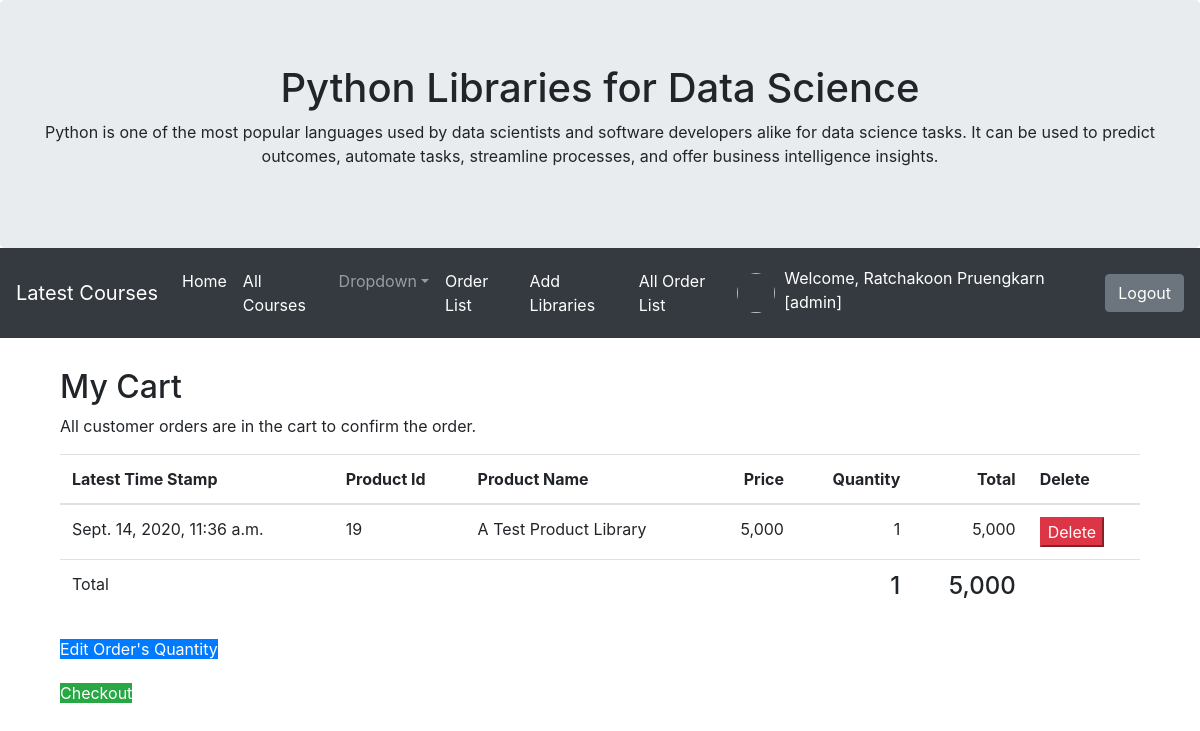
Page /mycart/ (signed in) on the committed database.
### myapp/models.py (models this page shows, shortened)
class Profile(models.Model):
	user = models.OneToOneField(User,on_delete = models.CASCADE)
	photo = models.ImageField(upload_to="photoprofile", null=True, blank=True,default='default.png')
	usertype = models.CharField(max_length=100,default='member')
	cartquan = models.IntegerField(default=0)

class Cart(models.Model):
	user = models.ForeignKey(User,on_delete=models.CASCADE)
	productid = models.CharField(max_length=100)
	productname = models.CharField(max_length=100)
	price = models.IntegerField()
	quantity = models.IntegerField()
	total = models.IntegerField()
	stamp = models.DateTimeField(auto_now_add=True, blank=True, null=True)

### myapp/views.py (the view, shortened to what this page needs)
# urls.py: path('mycart/', MyCart, name = 'mycart-page'),
def MyCart(request):
	username = request.user.username
	user = User.objects.get(username=username)
	context = {}
	mycart = Cart.objects.filter(user = user)
	count = sum([c.quantity for c in mycart]) #รวมจำนวนสินค้า
	total = sum([c.total for c in mycart]) #รวมราคา
	context['mycart'] = mycart #โยนข้อมูลที่เราถึงมาจากบรรทัดข้างบนเพื่อแนบไปกับ context
	context['count'] = count
	context['total'] = total
	return render(request,'myapp/mycart.html',context)

### myapp/template/myapp/mycart.html (shortened to what this page needs)
{% extends 'myapp/base.html' %}
{% load humanize %}
{% block content %}
	<div class="container">
	  <h2>My Cart</h2>
	  <p>All customer orders are in the cart to confirm the order.</p>
	  <table class="table">
		<thead>
		  <tr>
		  	<th>Latest Time Stamp</th>
			<th>Product Id</th>
			<th>Product Name</th>
			<th style="text-align: right">Price</th>
			<th style="text-align: right">Quantity</th>
			<th style="text-align: right">Total</th>
			<th>Delete</th>
		  </tr>
		</thead>
		<tbody>
		{% for pd in mycart %}
		  <tr>
			<td>{{pd.stamp}}</td>
			<td>{{pd.productid}}</td>
			<td>{{pd.productname}}</td>
			<td style="text-align: right">{{pd.price|intcomma}}</td>
			<td style="text-align: right">{{pd.quantity}}</td>
			<td style="text-align: right">{{pd.total|intcomma}}</td>
			<form method="POST" id="form{{pd.productid}}" onsubmit="return confirm('Confirm Delete!!')">
				<td><button type="submit" form="form{{pd.productid}}" class="bth btn-danger">Delete</button></td>
			</form>
		  </tr>
		 {% endfor %}
		 <tr>
		 	<td>Total</td>
			<td></td>
			<td></td>
			<td></td>
			<td style="text-align: right"><h4>{{count}}</h4></td>
			<td style="text-align: right"><h4>{{total|intcomma}}</h4></td>
			<td></td>
		 </tr>
		</tbody>
	  </table>
	  <a href="{% url 'mycartedit-page' %}" class="bth btn-primary">Edit Order's Quantity</a>
	  <div style="padding: 10px;"></div>
	  <a href="{% url 'checkout-page' %}" class="bth btn-success">Checkout</a>
	</div>
{% endblock content %}

### myapp/template/myapp/base.html (shortened to what this page needs)
<!DOCTYPE html>
<html lang="en">
<head>
	<link rel="stylesheet" href="https://maxcdn.bootstrapcdn.com/bootstrap/4.5.0/css/bootstrap.min.css">
	<link rel="stylesheet" href="https://cdnjs.cloudflare.com/ajax/libs/font-awesome/4.7.0/css/font-awesome.min.css">
</head>
<body>
<div class="jumbotron text-center" style="margin-bottom: 0" >
	<h1>Python Libraries for Data Science</h1>
	<p>Python is one of the most popular languages used by data scientists and software developers alike for data science tasks. It can be used to predict outcomes, automate tasks, streamline processes, and offer business intelligence insights.</p>
</div>
<nav class="navbar navbar-expand-sm bg-dark navbar-dark">
	<a class="navbar-brand" href="{% url 'lastest-page' %}">Latest Courses</a>
	<div class="collapse navbar-collapse" id="navbarsExampleDefault">
		<ul class="navbar-nav mr-auto">
			<li class="nav-item active">
				<a class="nav-link" href="{% url 'home-page' %}">Home <span class="sr-only">(current)</span></a>
			</li>
			<li class="nav-item active">
				<a class="nav-link" href="{% url 'allproducts-page' %}">All Courses <span class="sr-only">(current)</span></a>
			</li>
			<li class="nav-item dropdown">
				<a class="nav-link dropdown-toggle" href="#" id="dropdown01" data-toggle="dropdown" aria-haspopup="true" aria-expanded="false">Dropdown</a>
			</li>
			<li class="nav-item active">
				<a class="nav-link" href="{% url 'orderlist-page' %}">Order List</a>
			</li>
			{% if user.is_authenticated and user.profile.usertype == 'admin' %}
			<li class="nav-item active">
				<a class="nav-link" href="{% url 'addproduct-page' %}">Add Libraries <span class="sr-only">(current)</span></a>
			</li>
			<li class="nav-item active">
				<a class="nav-link" href="{% url 'allorderlist-page' %}">All Order List</a>
			</li>
			{% endif %}
		</ul>
		{% if user.is_authenticated %}
			<img scr="{{user.profile.photo.url}}" style="width: 40px; height: 40px;" class="rounded-circle">&nbsp;&nbsp;
			<p style="color: white;margin-top: 10px;">Welcome,&nbsp;{{user.first_name}}&nbsp;{{user.last_name}}&nbsp; [{{user.profile.usertype}}]&nbsp;&nbsp;</p>
			<a class="btn btn-secondary" href="{% url 'logout' %}">Logout</a>
		{% else %}
			<a class="btn btn-primary" href="{% url 'register-page' %}">Register</a>&nbsp;&nbsp;&nbsp;
		<a class="btn btn-primary" href="{% url 'login' %}">Login</a>
		{% endif %}
	</div>
</nav>
<div class="container" style="margin-top: 30px">
	{% block content %}
	{% endblock content %}
</div>
</body>
</html>

### rows in the picture
Cart: stamp "Sept. 14, 2020, 11:36 a.m.", productid "19", productname "A Test Product Library", price "5,000", quantity "1", total "5,000"

### other values in the picture
{{ user.first_name }} "Ratchakoon"
{{ user.last_name }} "Pruengkarn"
{{ user.profile.usertype }} "admin"
{{ count }} "1"
{{ total|intcomma }} "5,000"
